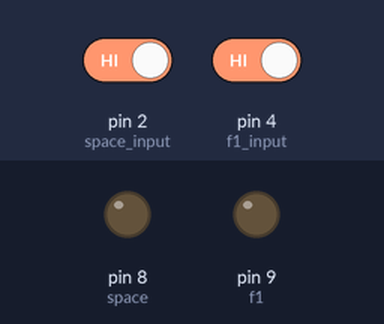
Bench run of a sketch on a simulated Arduino Uno, built with avr-gcc and run on an emulated ATmega328P. Parts: output pins drawn as LEDs (lit = HIGH). Inputs (shaded band) come from the test bench; at power-on: pin 2 (space_input) HIGH, pin 4 (f1_input) HIGH.

Above: at 1.2 s.
1.3 s: pin 2 (space_input) driven LOW
At 2.5 s:
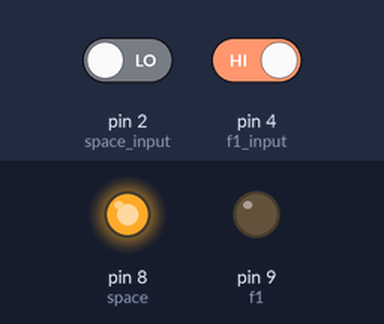
2.8 s: pin 4 (f1_input) driven LOW
At 3.6 s:
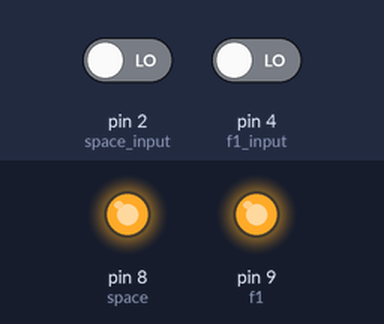
4.3 s: pin 2 (space_input) driven HIGH
At 4.8 s:
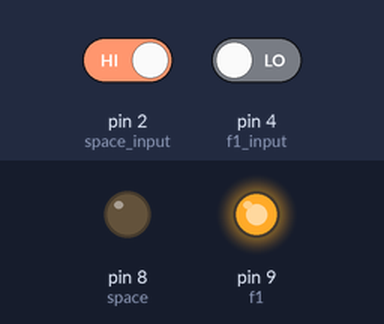
5.8 s: pin 4 (f1_input) driven HIGH
At 7.1 s:
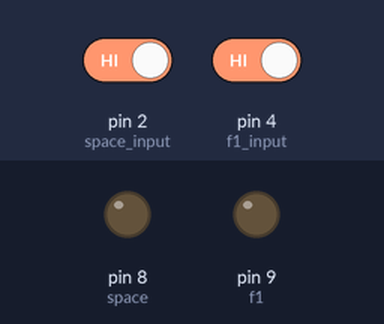
Timing chart, 0 to 8.3 s (numbered marks = the images above; inputs shaded):
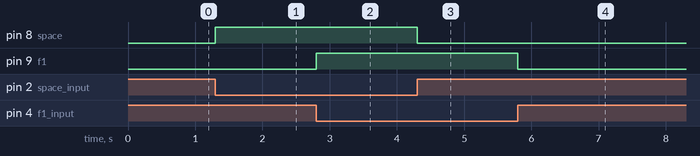

The sketch:

rybak01.ino
```cpp
int space = 8;
int f1 = 9;
int space_input = 2;
int f1_input = 4;

void setup(){
pinMode(space, OUTPUT);
pinMode(f1, OUTPUT);
pinMode(space_input, INPUT);
pinMode(f1_input, INPUT);

}

void loop(){
  byte space_state = digitalRead(space_input);
  byte f1_state = digitalRead(f1_input);
  if(space_state == LOW){
    digitalWrite(space, HIGH);
  }
  else{
    digitalWrite(space, LOW);
  }

  if(f1_state == LOW){
    digitalWrite(f1, HIGH);
  }
  else{
    digitalWrite(f1, LOW);
  }

}
```

Measured:
- after the input at 1.3 s, pin 8 (space): LOW → HIGH at once
- after the input at 2.8 s, pin 9 (f1): LOW → HIGH at once
- after the input at 4.3 s, pin 8 (space): HIGH → LOW at once
- after the input at 5.8 s, pin 9 (f1): HIGH → LOW at once
